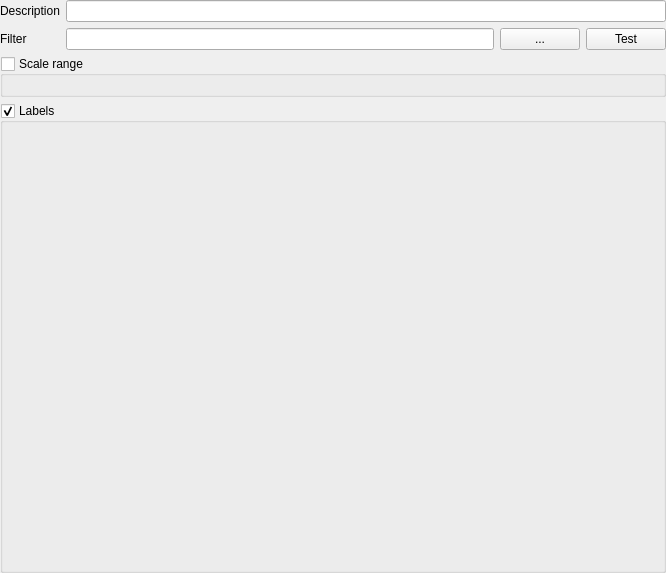
<?xml version="1.0" encoding="UTF-8"?>
<ui version="4.0">
 <class>LabelingRulePropsWidget</class>
 <widget class="QWidget" name="LabelingRulePropsWidget">
  <property name="geometry">
   <rect>
    <x>0</x>
    <y>0</y>
    <width>666</width>
    <height>573</height>
   </rect>
  </property>
  <property name="windowTitle">
   <string>Rule properties</string>
  </property>
  <layout class="QVBoxLayout" name="verticalLayout">
   <property name="leftMargin">
    <number>0</number>
   </property>
   <property name="topMargin">
    <number>0</number>
   </property>
   <property name="rightMargin">
    <number>0</number>
   </property>
   <property name="bottomMargin">
    <number>0</number>
   </property>
   <item>
    <widget class="QScrollArea" name="scrollArea">
     <property name="frameShape">
      <enum>QFrame::NoFrame</enum>
     </property>
     <property name="widgetResizable">
      <bool>true</bool>
     </property>
     <widget class="QWidget" name="scrollAreaWidgetContents">
      <property name="geometry">
       <rect>
        <x>0</x>
        <y>0</y>
        <width>666</width>
        <height>573</height>
       </rect>
      </property>
      <layout class="QVBoxLayout" name="verticalLayout_2">
       <property name="leftMargin">
        <number>0</number>
       </property>
       <property name="topMargin">
        <number>0</number>
       </property>
       <property name="rightMargin">
        <number>0</number>
       </property>
       <property name="bottomMargin">
        <number>0</number>
       </property>
       <item>
        <layout class="QFormLayout" name="formLayout">
         <property name="fieldGrowthPolicy">
          <enum>QFormLayout::ExpandingFieldsGrow</enum>
         </property>
         <item row="0" column="0">
          <widget class="QLabel" name="label_1">
           <property name="text">
            <string>Description</string>
           </property>
          </widget>
         </item>
         <item row="0" column="1">
          <widget class="QLineEdit" name="editDescription"/>
         </item>
         <item row="1" column="0">
          <widget class="QLabel" name="label_5">
           <property name="text">
            <string>Filter</string>
           </property>
          </widget>
         </item>
         <item row="1" column="1">
          <layout class="QHBoxLayout" name="horizontalLayout">
           <item>
            <widget class="QLineEdit" name="editFilter"/>
           </item>
           <item>
            <widget class="QPushButton" name="btnExpressionBuilder">
             <property name="sizePolicy">
              <sizepolicy hsizetype="Minimum" vsizetype="Fixed">
               <horstretch>0</horstretch>
               <verstretch>0</verstretch>
              </sizepolicy>
             </property>
             <property name="text">
              <string>...</string>
             </property>
            </widget>
           </item>
           <item>
            <widget class="QPushButton" name="btnTestFilter">
             <property name="text">
              <string>Test</string>
             </property>
            </widget>
           </item>
          </layout>
         </item>
        </layout>
       </item>
       <item>
        <widget class="QGroupBox" name="groupScale">
         <property name="title">
          <string>Scale range</string>
         </property>
         <property name="checkable">
          <bool>true</bool>
         </property>
         <property name="checked">
          <bool>false</bool>
         </property>
         <layout class="QHBoxLayout" name="horizontalLayout_2">
          <item>
           <widget class="QgsScaleRangeWidget" name="mScaleRangeWidget" native="true">
            <property name="toolTip">
             <string/>
            </property>
            <property name="whatsThis">
             <string/>
            </property>
           </widget>
          </item>
         </layout>
        </widget>
       </item>
       <item>
        <widget class="QGroupBox" name="groupSettings">
         <property name="sizePolicy">
          <sizepolicy hsizetype="Preferred" vsizetype="Expanding">
           <horstretch>0</horstretch>
           <verstretch>0</verstretch>
          </sizepolicy>
         </property>
         <property name="title">
          <string>Labels</string>
         </property>
         <property name="checkable">
          <bool>true</bool>
         </property>
        </widget>
       </item>
      </layout>
     </widget>
    </widget>
   </item>
  </layout>
 </widget>
 <customwidgets>
  <customwidget>
   <class>QgsScaleRangeWidget</class>
   <extends>QWidget</extends>
   <header>qgsscalerangewidget.h</header>
  </customwidget>
 </customwidgets>
 <tabstops>
  <tabstop>editDescription</tabstop>
  <tabstop>editFilter</tabstop>
  <tabstop>btnExpressionBuilder</tabstop>
  <tabstop>btnTestFilter</tabstop>
 </tabstops>
 <resources/>
 <connections/>
</ui>
